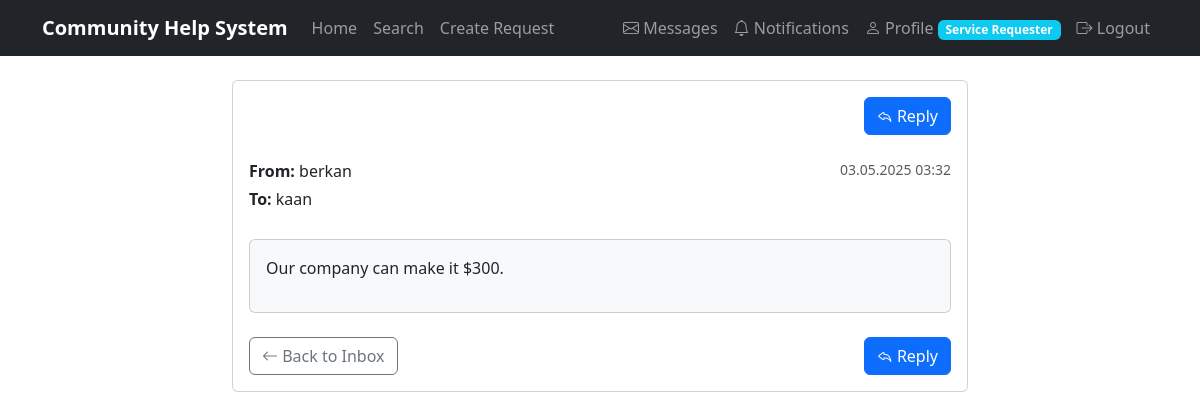
/message/1/ (signed in), run on the app's committed database.
### community/models.py (models this page shows)
class Message(models.Model):
    sender = models.ForeignKey(User, on_delete=models.CASCADE, related_name='sent_messages')
    receiver = models.ForeignKey(User, on_delete=models.CASCADE, related_name='received_messages')
    content = models.TextField()
    is_read = models.BooleanField(default=False)
    created_at = models.DateTimeField(default=timezone.now)

class User(AbstractUser):
    is_resident = models.BooleanField(default=False)
    is_service_provider = models.BooleanField(default=False)
    profile_picture = models.ImageField(upload_to='profile_pics/', null=True, blank=True)
    phone_number = models.CharField(max_length=15, null=True, blank=True)
    address = models.CharField(max_length=255, null=True, blank=True)
    bio = models.TextField(null=True, blank=True)
    rating = models.DecimalField(max_digits=3, decimal_places=2, default=0.00)
    created_at = models.DateTimeField(default=timezone.now)

### community/views.py (the view)
# urls.py: path('message/<int:message_id>/', views.message_detail, name='message_detail'),
@login_required
def message_detail(request, message_id):
    message = get_object_or_404(Message, pk=message_id)
    unread_notifications_count = get_unread_notifications_count(request.user)
    if message.sender != request.user and message.receiver != request.user:
        raise Http404
    if message.receiver == request.user and not message.is_read:
        message.is_read = True
        message.save()
    return render(request, 'community/message_detail.html', {
        'message': message,
        'unread_notifications_count': unread_notifications_count
    })

### community/views.py (called while the page is built)
def get_unread_notifications_count(user):
    return Notification.objects.filter(user=user, is_read=False).count()

### templates/community/message_detail.html (shortened to what this page needs)
{% extends 'community/base.html' %}
{% block content %}
<div class="row justify-content-center">
    <div class="col-md-8">
        <div class="card">
            <div class="card-body">
                <div class="d-flex justify-content-between align-items-center mb-4">
                    <a href="{% url 'send_message' message.sender.id %}" class="btn btn-primary">
                        <i class="bi bi-reply"></i> Reply
                    </a>
                </div>
                <div class="mb-4">
                    <div class="d-flex justify-content-between">
                        <div>
                            <p class="mb-1"><strong>From:</strong> {{ message.sender.username }}</p>
                            <p class="mb-1"><strong>To:</strong> {{ message.receiver.username }}</p>
                        </div>
                        <small class="text-muted">{{ message.created_at|date:"d.m.Y H:i" }}</small>
                    </div>
                </div>
                <div class="card bg-light mb-4">
                    <div class="card-body">
                        {{ message.content|linebreaks }}
                    </div>
                </div>
                <div class="d-flex justify-content-between">
                    <a href="{% url 'inbox' %}" class="btn btn-outline-secondary">
                        <i class="bi bi-arrow-left"></i> Back to Inbox
                    </a>
                    {% if message.receiver == user %}
                        <a href="{% url 'send_message' message.sender.id %}" class="btn btn-primary">
                            <i class="bi bi-reply"></i> Reply
                        </a>
                    {% endif %}
                </div>
            </div>
        </div>
    </div>
</div>
{% endblock %}

### data on the page
Message: sender.username "berkan", receiver.username "kaan", created_at "03.05.2025 03:32", content "Our company can make it $300."
